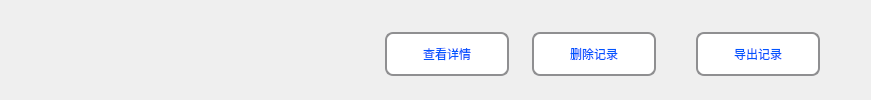
         <widget class="QWidget" name="widget_records_query_bottom" native="true">
          <layout class="QHBoxLayout" name="horizontalLayout_34">
           <item>
            <spacer name="horizontalSpacer_259">
             <property name="orientation">
              <enum>Qt::Horizontal</enum>
             </property>
             <property name="sizeHint" stdset="0">
              <size>
               <width>28</width>
               <height>20</height>
              </size>
             </property>
            </spacer>
           </item>
           <item>
            <spacer name="horizontalSpacer_260">
             <property name="orientation">
              <enum>Qt::Horizontal</enum>
             </property>
             <property name="sizeHint" stdset="0">
              <size>
               <width>35</width>
               <height>20</height>
              </size>
             </property>
            </spacer>
           </item>
           <item>
            <spacer name="horizontalSpacer_261">
             <property name="orientation">
              <enum>Qt::Horizontal</enum>
             </property>
             <property name="sizeHint" stdset="0">
              <size>
               <width>17</width>
               <height>20</height>
              </size>
             </property>
            </spacer>
           </item>
           <item>
            <spacer name="horizontalSpacer_262">
             <property name="orientation">
              <enum>Qt::Horizontal</enum>
             </property>
             <property name="sizeHint" stdset="0">
              <size>
               <width>35</width>
               <height>20</height>
              </size>
             </property>
            </spacer>
           </item>
           <item>
            <spacer name="horizontalSpacer_263">
             <property name="orientation">
              <enum>Qt::Horizontal</enum>
             </property>
             <property name="sizeHint" stdset="0">
              <size>
               <width>34</width>
               <height>20</height>
              </size>
             </property>
            </spacer>
           </item>
           <item>
            <spacer name="horizontalSpacer_264">
             <property name="orientation">
              <enum>Qt::Horizontal</enum>
             </property>
             <property name="sizeHint" stdset="0">
              <size>
               <width>35</width>
               <height>20</height>
              </size>
             </property>
            </spacer>
           </item>
           <item>
            <spacer name="horizontalSpacer_265">
             <property name="orientation">
              <enum>Qt::Horizontal</enum>
             </property>
             <property name="sizeHint" stdset="0">
              <size>
               <width>54</width>
               <height>20</height>
              </size>
             </property>
            </spacer>
           </item>
           <item>
            <spacer name="horizontalSpacer_266">
             <property name="orientation">
              <enum>Qt::Horizontal</enum>
             </property>
             <property name="sizeHint" stdset="0">
              <size>
               <width>53</width>
               <height>20</height>
              </size>
             </property>
            </spacer>
           </item>
           <item>
            <spacer name="horizontalSpacer_267">
             <property name="orientation">
              <enum>Qt::Horizontal</enum>
             </property>
             <property name="sizeHint" stdset="0">
              <size>
               <width>44</width>
               <height>20</height>
              </size>
             </property>
            </spacer>
           </item>
           <item>
            <spacer name="horizontalSpacer_268">
             <property name="orientation">
              <enum>Qt::Horizontal</enum>
             </property>
             <property name="sizeHint" stdset="0">
              <size>
               <width>39</width>
               <height>20</height>
              </size>
             </property>
            </spacer>
           </item>
           <item>
            <widget class="QToolButton" name="toolButton_record_query_view_details">
             <property name="minimumSize">
              <size>
               <width>124</width>
               <height>44</height>
              </size>
             </property>
             <property name="maximumSize">
              <size>
               <width>100</width>
               <height>35</height>
              </size>
             </property>
             <property name="styleSheet">
              <string notr="true">QToolButton { 
    border: 2px solid #8f8f91;
    border-radius: 8px; 
    min-width: 120px;
    min-height: 40px;
	background-color: rgb(255, 255, 255);
	color: rgb(0, 85, 255);
	font: 75 12pt &quot;微软雅黑&quot;;
 }
QToolButton:pressed {
    border: 2px solid #8f8f91;
    border-radius: 6px; 
    background-color: rgb(255, 255, 255);
    min-width: 120px;
    min-height: 40px;
	color: rgb(0, 85, 255);
	font: 75 10pt &quot;微软雅黑&quot;;
}</string>
             </property>
             <property name="text">
              <string>查看详情</string>
             </property>
            </widget>
           </item>
           <item>
            <spacer name="horizontalSpacer_269">
             <property name="orientation">
              <enum>Qt::Horizontal</enum>
             </property>
             <property name="sizeHint" stdset="0">
              <size>
               <width>17</width>
               <height>20</height>
              </size>
             </property>
            </spacer>
           </item>
           <item>
            <widget class="QToolButton" name="toolButton_record_query_delete">
             <property name="minimumSize">
              <size>
               <width>124</width>
               <height>44</height>
              </size>
             </property>
             <property name="maximumSize">
              <size>
               <width>100</width>
               <height>35</height>
              </size>
             </property>
             <property name="styleSheet">
              <string notr="true">QToolButton { 
    border: 2px solid #8f8f91;
    border-radius: 8px; 
    min-width: 120px;
    min-height: 40px;
	background-color: rgb(255, 255, 255);
	color: rgb(0, 85, 255);
	font: 75 12pt &quot;微软雅黑&quot;;
 }
QToolButton:pressed {
    border: 2px solid #8f8f91;
    border-radius: 6px; 
    background-color: rgb(255, 255, 255);
    min-width: 120px;
    min-height: 40px;
	color: rgb(0, 85, 255);
	font: 75 10pt &quot;微软雅黑&quot;;
}</string>
             </property>
             <property name="text">
              <string>删除记录</string>
             </property>
            </widget>
           </item>
           <item>
            <spacer name="horizontalSpacer_270">
             <property name="orientation">
              <enum>Qt::Horizontal</enum>
             </property>
             <property name="sizeHint" stdset="0">
              <size>
               <width>34</width>
               <height>20</height>
              </size>
             </property>
            </spacer>
           </item>
           <item>
            <widget class="QToolButton" name="toolButton_record_query_output">
             <property name="minimumSize">
              <size>
               <width>124</width>
               <height>44</height>
              </size>
             </property>
             <property name="maximumSize">
              <size>
               <width>100</width>
               <height>35</height>
              </size>
             </property>
             <property name="styleSheet">
              <string notr="true">QToolButton { 
    border: 2px solid #8f8f91;
    border-radius: 8px; 
    min-width: 120px;
    min-height: 40px;
	background-color: rgb(255, 255, 255);
	color: rgb(0, 85, 255);
	font: 75 12pt &quot;微软雅黑&quot;;
 }
QToolButton:pressed {
    border: 2px solid #8f8f91;
    border-radius: 6px; 
    background-color: rgb(255, 255, 255);
    min-width: 120px;
    min-height: 40px;
	color: rgb(0, 85, 255);
	font: 75 10pt &quot;微软雅黑&quot;;
}</string>
             </property>
             <property name="text">
              <string>导出记录</string>
             </property>
            </widget>
           </item>
           <item>
            <spacer name="horizontalSpacer_271">
             <property name="orientation">
              <enum>Qt::Horizontal</enum>
             </property>
             <property name="sizeHint" stdset="0">
              <size>
               <width>40</width>
               <height>20</height>
              </size>
             </property>
            </spacer>
           </item>
          </layout>
         </widget>
